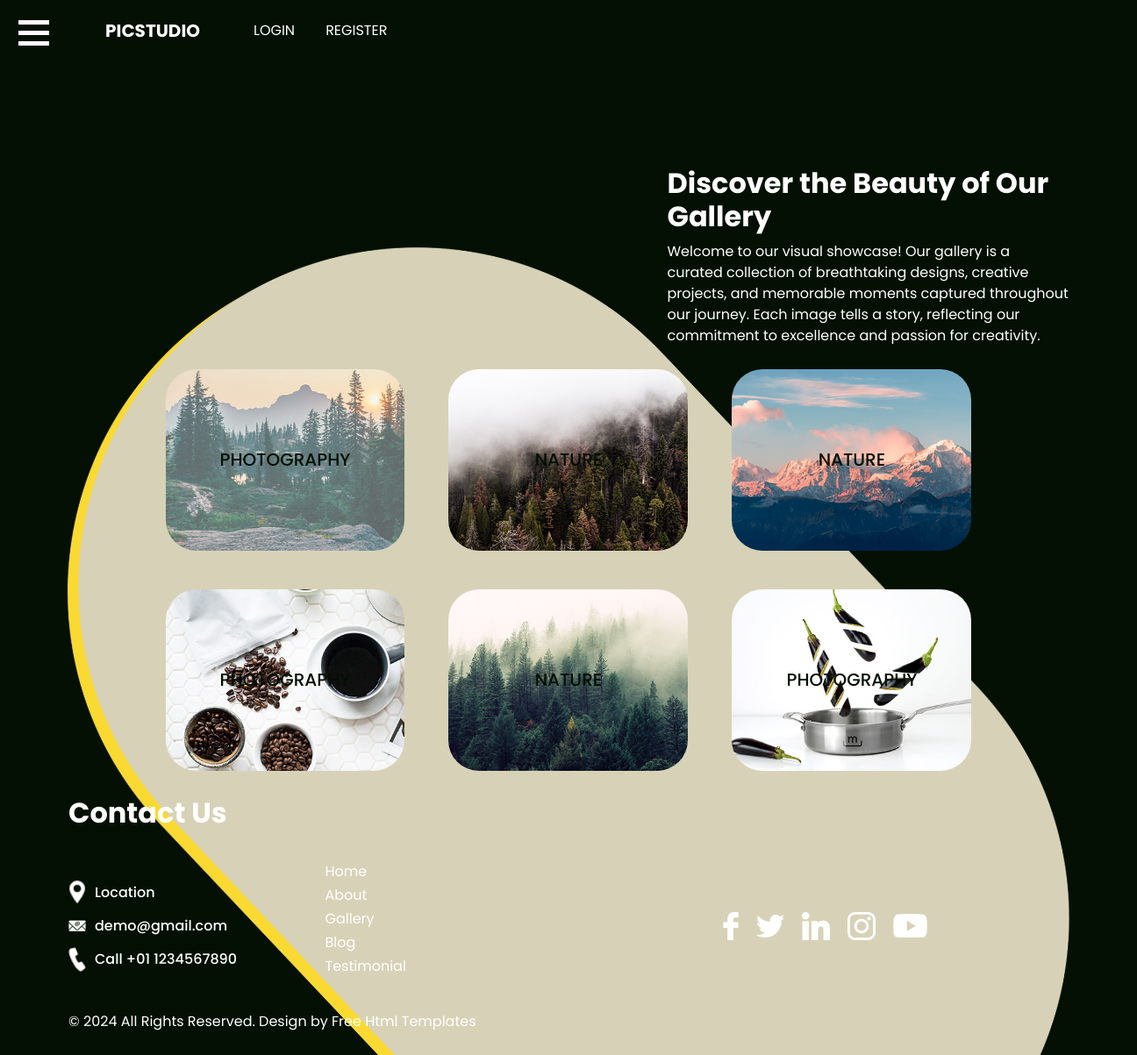
The page /gallery on the database its author committed.
### app/models.py (models this page shows)
class GalleryImage(db.Model):
    id = db.Column(db.Integer, primary_key=True)
    image_path = db.Column(db.String(255), nullable=False)
    category = db.Column(db.String(50), nullable=False)

### app/views.py (the view)
@app.route('/gallery')
def gallery():
    images = GalleryImage.query.all()
    return render_template('gallery.html', images=images)

### app/templates/gallery.html (shortened to what this page needs)
{% extends 'base.html' %}
{% block content %}
<body class="sub_page">
<section class="gallery_section layout_padding-top">
  <div class="container">
    <div class="row">
      <div class="col-lg-5 ml-auto">
        <div class="heading_container">
          <div class="gallery_container">
            <h2>Discover the Beauty of Our Gallery</h2>
            <p>
              Welcome to our visual showcase! Our gallery is a curated collection of breathtaking designs, creative projects, and memorable moments captured throughout our journey. Each image tells a story, reflecting our commitment to excellence and passion for creativity.
            </p>
          </div>
        </div>
      </div>
    </div>
  </div>
  <div class="gallery_container">
    <div class="gallery_bg">
    </div>
    <div class="container">
      <div class="row gallery_box">
        {% for image in images %}
          <div class="col-md-4 mb-4">
            <div class="box">
              <div class="img-box">
                <img src="{{ url_for('static', filename=image.image_path) }}" alt="" />
                <h5>{{ image.category }}</h5>
              </div>
            </div>
          </div>
          {% if loop.index % 3 == 0 %}
            </div>
            <div class="row gallery_box">
          {% endif %}
        {% endfor %}
      </div>
    </div>
  </div>
</section>
<section class="info_section ">
  <div class="info_container layout_padding-top">
    <div class="container">
      <div class="heading_container">
        <h2>
          Contact Us
        </h2>
      </div>
      <div class="info_main">
        <div class="row">
          <div class="col-md-4 col-lg-3">
            <div class="info_contact ">
              <a href="https://www.google.com/maps/place/Color+G%C3%BCvenlik+%26+Bili%C5%9Fim+Teknolojileri/@40.986209,28.6764752,14z/data=!4m10!1m2!2m1!1za2FtZXJhIGTDvGtrYW7EsQ!3m6!1s0x14caa053c60c1693:0xf51fdcb95753152a!8m2!3d40.986209!4d28.714584!15sChBrYW1lcmEgZMO8a2thbsSxkgEXZWxlY3Ryb25pY3NfcmVwYWlyX3Nob3DgAQA!16s%2Fg%2F11gcjgv9z9?entry=ttu" class="link-box">
                <div class="img-box">
                  <img src="{{ url_for('static', filename='images/location.png') }}" alt="" />
                </div>
                <div class="detail-box">
                  <h6>
                    Location
                  </h6>
                </div>
              </a>
              <a class="link-box">
                <div class="img-box">
                  <img src="{{ url_for('static', filename='images/mail.png') }}" alt="" />
                </div>
                <div class="detail-box">
                  <h6>
                    demo@gmail.com
                  </h6>
                </div>
              </a>
              <a class="link-box">
                <div class="img-box">
                  <img src="{{ url_for('static', filename='images/call.png') }}" alt="" />
                </div>
                <div class="detail-box">
                  <h6>
                    Call +01 1234567890
                  </h6>
                </div>
              </a>
            </div>
          </div>
          <div class="col-md-2 col-lg-3">
            <div class="info_link-box">
              <ul>
                <li class="">
                  <a class="" href="{{ url_for('index') }}">Home <span class="sr-only">(current)</span></a>
                </li>
                <li class="">
                  <a class="" href="{{ url_for('about') }}">About </a>
                </li>
                <li class="">
                  <a class="" href="{{ url_for('gallery') }}">Gallery </a>
                </li>
                <li class="">
                  <a class="" href="{{ url_for('blog') }}">Blog </a>
                </li>
                <li class="">
                  <a class="" href="{{ url_for('testimonial') }}">Testimonial </a>
                </li>
              </ul>
            </div>
          </div>
          <div class="col-md-6 ">
            <div class="social_box">
              <a href="https://www.facebook.com/?locale=tr_TR">
                <img src="{{ url_for('static', filename='images/facebook.png') }}" alt="" />
              </a>
              <a href="https://twitter.com/home">
                <img src="{{ url_for('static', filename='images/twitter.png') }}" alt="" />
              </a>
              <a href="https://www.linkedin.com/feed/">
                <img src="{{ url_for('static', filename='images/linkedin.png') }}" alt="" />
              </a>
              <a href="https://www.instagram.com/">
                <img src="{{ url_for('static', filename='images/instagram.png') }}" alt="" />
              </a>
              <a href="https://www.youtube.com/">
                <img src="{{ url_for('static', filename='images/youtube.png') }}" alt="" />
              </a>
            </div>
          </div>
          </div>
        </div>
      </div>
    </div>
</section>
<footer class="footer_section ">
  <div class="container">
    <p>
      &copy; <span id="displayYear"></span> All Rights Reserved. Design by
      <a href="https://html.design/">Free Html Templates</a>
    </p>
  </div>
</footer>
</body>
{%endblock%}

### app/templates/base.html (shortened to what this page needs)
<!DOCTYPE html>
<html lang="en">
    <head>
        <link rel="stylesheet" type="text/css" href="https://cdnjs.cloudflare.com/ajax/libs/OwlCarousel2/2.3.4/assets/owl.carousel.min.css" />
        <link rel="stylesheet" type="text/css" href="{{ url_for('static', filename='css/bootstrap.css') }}" />
        <link href="{{ url_for('static', filename='css/style.css') }}" rel="stylesheet" />
        <link href="{{ url_for('static', filename='css/responsive.css') }}" rel="stylesheet" />
      </head>
      <body>
        <div class="container-fluid">
          <nav class="navbar navbar-expand-lg custom_nav-container d-block">
            <div class="main_nav_menu">
              {% if not hide_menu %}
<div class="fk_width">
    <div class="custom_menu-btn">
        <button onclick="openNav()">
            <span class="s-1"> </span>
            <span class="s-2"> </span>
            <span class="s-3"> </span>
        </button>
    </div>
</div>
{% endif %}
              <a class="navbar-brand" href="{{ url_for('index') }}">
                <span>
                  Picstudio
                </span>
              </a>
              <div class="user_option">
                {% if current_user.is_authenticated %}
                <a href="{{ url_for('logout') }}">
                  logout
                </a>
                {% if current_user.username == 'admin' %}
                  <script>
                      window.location.href = "{{ url_for('admin.index') }}";
                  </script>
                {% endif %}
                {%else%}
                <a href="{{ url_for('login') }}">
                  login
                </a>
                <a href="{{ url_for('register') }}">
                  register
                </a>
                {%endif%}
              </div>
            </div>
          </nav>
        </div>
        {% block content %} {% endblock %}
</body>
</html>

### app/static/css/style.css (style rules this page uses)
html { scroll-behavior: smooth; overflow-x: hidden; }
body { font-family: "Poppins", sans-serif; color: #ffffff; background-color: #031003; }
.layout_padding-top { padding-top: 120px; }
.heading_container { display: -webkit-box; display: -ms-flexbox; display: flex; -webkit-box-orient: vertical; -webkit-box-direction: normal; -ms-flex-direction: column; flex-direction: column; -webkit-box-align: start; -ms-flex-align: start; align-items: flex-start; color: #ffffff; }
.heading_container h2 { font-weight: bold; }
.sub_page .info_section .social_box { -webkit-filter: invert(100%); filter: invert(100%); }
.custom_menu-btn { z-index: 9; position: absolute; left: 0; top: 15px; }
.custom_menu-btn button { outline: none; border: none; background-color: transparent; }
.custom_menu-btn span { display: block; width: 35px; height: 5px; background-color: #fff; margin: 7px 0; -webkit-transition: all 0.3s; transition: all 0.3s; }
.custom_menu-btn .s-2 { -webkit-transition: all 0.1s; transition: all 0.1s; }
a, a:hover, a:focus { text-decoration: none; }
.fk_width { width: 105px; }
.navbar-brand { display: -webkit-box; display: -ms-flexbox; display: flex; }
.navbar-brand span { color: #ffffff; font-weight: bold; text-transform: uppercase; }
.custom_nav-container { z-index: 99999; padding: 15px 0; -webkit-box-pack: start; -ms-flex-pack: start; justify-content: flex-start; }
.main_nav_menu { display: -webkit-box; display: -ms-flexbox; display: flex; }
.user_option { display: -webkit-box; display: -ms-flexbox; display: flex; -webkit-box-align: center; -ms-flex-align: center; align-items: center; margin-left: 45px; }
.user_option a { display: -webkit-box; display: -ms-flexbox; display: flex; -webkit-box-align: center; -ms-flex-align: center; align-items: center; margin-right: 35px; color: #ffffff; text-transform: uppercase; }
.gallery_section .gallery_container { position: relative; max-width: 1500px; margin: auto; }
.gallery_section .gallery_container .gallery_bg { position: absolute; width: 100%; top: 10%; margin-left: 0; -webkit-transform: rotate(45deg); transform: rotate(45deg); z-index: -1; }
.gallery_section .gallery_container .gallery_box { width: 85%; margin: auto; }
.gallery_section .gallery_container .box { display: -webkit-box; display: -ms-flexbox; display: flex; }
.gallery_section .gallery_container .box .img-box { position: relative; margin: 10px; border-radius: 35px; overflow: hidden; width: 350px; }
.gallery_section .gallery_container .box .img-box img { width: 100%; }
.gallery_section .gallery_container .box .img-box h5 { color: #031003; position: absolute; margin: 0; top: 50%; left: 50%; -webkit-transform: translate(-50%, -50%); transform: translate(-50%, -50%); text-transform: uppercase; }
.info_section { position: relative; margin-top: -125px; }
.info_section .heading_container { margin-bottom: 25px; }
.info_section .info_main .row { -webkit-box-align: center; -ms-flex-align: center; align-items: center; }
.info_section .social_box { display: -webkit-box; display: -ms-flexbox; display: flex; -webkit-box-align: center; -ms-flex-align: center; align-items: center; -webkit-box-pack: center; -ms-flex-pack: center; justify-content: center; }
.info_section .social_box a { margin: 0 10px; }
.info_section a { text-transform: none; }
.info_section ul { padding: 0; }
.info_section ul li { list-style-type: none; margin: 3px 0; }
.info_section ul li a { color: #ffffff; }
.info_section .info_link-box { display: -webkit-box; display: -ms-flexbox; display: flex; -webkit-box-orient: vertical; -webkit-box-direction: normal; -ms-flex-direction: column; flex-direction: column; }
.info_section .info_contact .link-box { display: -webkit-box; display: -ms-flexbox; display: flex; -webkit-box-align: center; -ms-flex-align: center; align-items: center; margin: 15px 0; color: #ffffff; }
.info_section .info_contact .link-box .img-box { display: -webkit-box; display: -ms-flexbox; display: flex; -webkit-box-pack: center; -ms-flex-pack: center; justify-content: center; -webkit-box-align: center; -ms-flex-align: center; align-items: center; margin-right: 10px; }
.info_section .info_contact .link-box .img-box img { width: 20px; }
.info_section .info_contact .link-box h6 { margin-bottom: 0; }
.footer_section { color: #ffffff; }
.footer_section p { margin: 0; padding: 20px 0; }
.footer_section a { color: #ffffff; }

### app/static/css/responsive.css (style rules this page uses)
@media (min-width: 1200px) { .container { max-width: 1170px; } }

### rows shown on the page
GalleryImage: image_path (picture), category "PHOTOGRAPHY"
GalleryImage: image_path (picture), category "NATURE"
GalleryImage: image_path (picture), category "NATURE"
GalleryImage: image_path (picture), category "PHOTOGRAPHY"
GalleryImage: image_path (picture), category "NATURE"
GalleryImage: image_path (picture), category "PHOTOGRAPHY"
